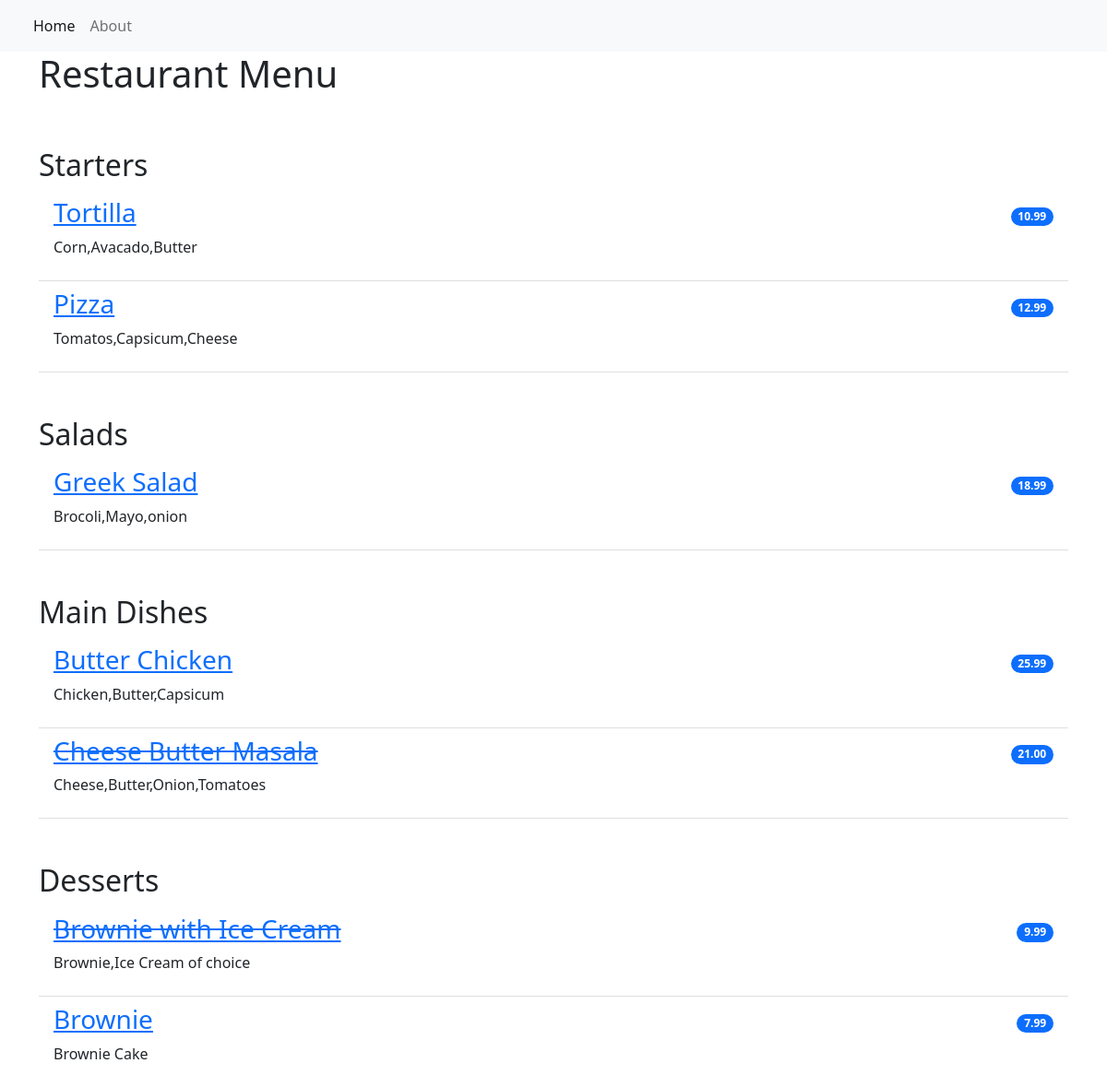
The page / on the database its author committed.
### resturant_menu/models.py (models this page shows, shortened)
class Item(models.Model):
    meal=models.CharField(max_length=1000,unique=True)
    description=models.CharField(max_length=2000)
    price=models.DecimalField(max_digits=10,decimal_places=2)
    meal_type=models.CharField(max_length=1000,choices=MEAL_TYPE)
    author=models.ForeignKey(User,on_delete=models.PROTECT)
    status=models.IntegerField(choices=STATUS,default=0)
    date_created=models.DateTimeField(auto_now_add=True)
    date_edited=models.DateTimeField(auto_now=True)

### resturant_menu/views.py (the view)
# urls.py: path('',views.MenuList.as_view(),name="home"),
class MenuList(generic.ListView):
    queryset = Item.objects.order_by("-date_created")
    template_name = "index.html"
    def get_context_data(self,**kwargs):
        context=super().get_context_data(**kwargs)
        context["meals"]=MEAL_TYPE
        return context

### resturant_menu/templates/index.html
{% extends 'base.html' %}
{% block content %}
<div class="container">
  <h1>Restaurant Menu</h1>
    <ul class="list-group list-group-flush">
        {% for meal in meals %}
            <h2 class="pt-5">{{ meal.1 }}</h2>
                {% for row in item_list %}
                    {% if row.meal_type == meal.0 %}
                        {% if row.status == 0 %}
                        <li class="list-group-item d-flex justify-content-between align-items-center border-0 pb-0">
                            <a href="{% url 'menu_detail' row.pk %}"><h3><del>{{ row.meal }}</del></h3></a>
                            <span class="badge bg-primary rounded-pill">{{ row.price }}</span>
                        </li>
                        <li class="list-group-item pt-0">
                            <p>{{ row.description }}</p>
                        </li>
                        {% else %}
                        <li class="list-group-item d-flex justify-content-between align-items-center border-0 pb-0">
                            <a href="{% url 'menu_detail' row.pk %}"><h3>{{ row.meal }}</h3></a>
                            <span class="badge bg-primary rounded-pill">{{ row.price }}</span>
                        </li>
                        <li class="list-group-item pt-0">
                            <p>{{ row.description }}</p>
                        </li>
                        {% endif %}
                    {% endif %}
                {% endfor %}
        {% endfor %}
    </ul>
</div>
{% endblock content %}

### resturant_menu/templates/base.html (shortened to what this page needs)
<!DOCTYPE html>
<html lang="en">
    <head>
        <link href="https://cdn.jsdelivr.net/npm/bootstrap@5.2.0-beta1/dist/css/bootstrap.min.css" rel="stylesheet">
    </head>
    <body>
        <nav class="navbar navbar-expand-lg bg-light">
            <div class="container-fluid">
                <div class="collapse navbar-collapse" id="navbarNav">
                    <ul class="navbar-nav">
                         <li class="nav-item">
                            <a class="nav-link active" aria-current="page" href="{% url 'home' %}">Home</a>
                        </li>
                        <li class="nav-item">
                            <a class="nav-link" aria-current="page" href="{% url 'home' %}">About</a>
                        </li>
                    </ul>
                </div>
            </div>
        </nav>
        {% block content %}
        {% endblock content %}
    </body>
</html>

### rows shown on the page
Item: meal "Tortilla", price "10.99", description "Corn,Avacado,Butter"
Item: meal "Pizza", price "12.99", description "Tomatos,Capsicum,Cheese"
Item: meal "Greek Salad", price "18.99", description "Brocoli,Mayo,onion"
Item: meal "Butter Chicken", price "25.99", description "Chicken,Butter,Capsicum"
Item: meal "Cheese Butter Masala", price "21.00", description "Cheese,Butter,Onion,Tomatoes"
Item: meal "Brownie with Ice Cream", price "9.99", description "Brownie,Ice Cream of choice"
Item: meal "Brownie", price "7.99", description "Brownie Cake"

### other values the page prints
{{ meal.1 }} "Starters" "Salads" "Main Dishes" "Desserts"
